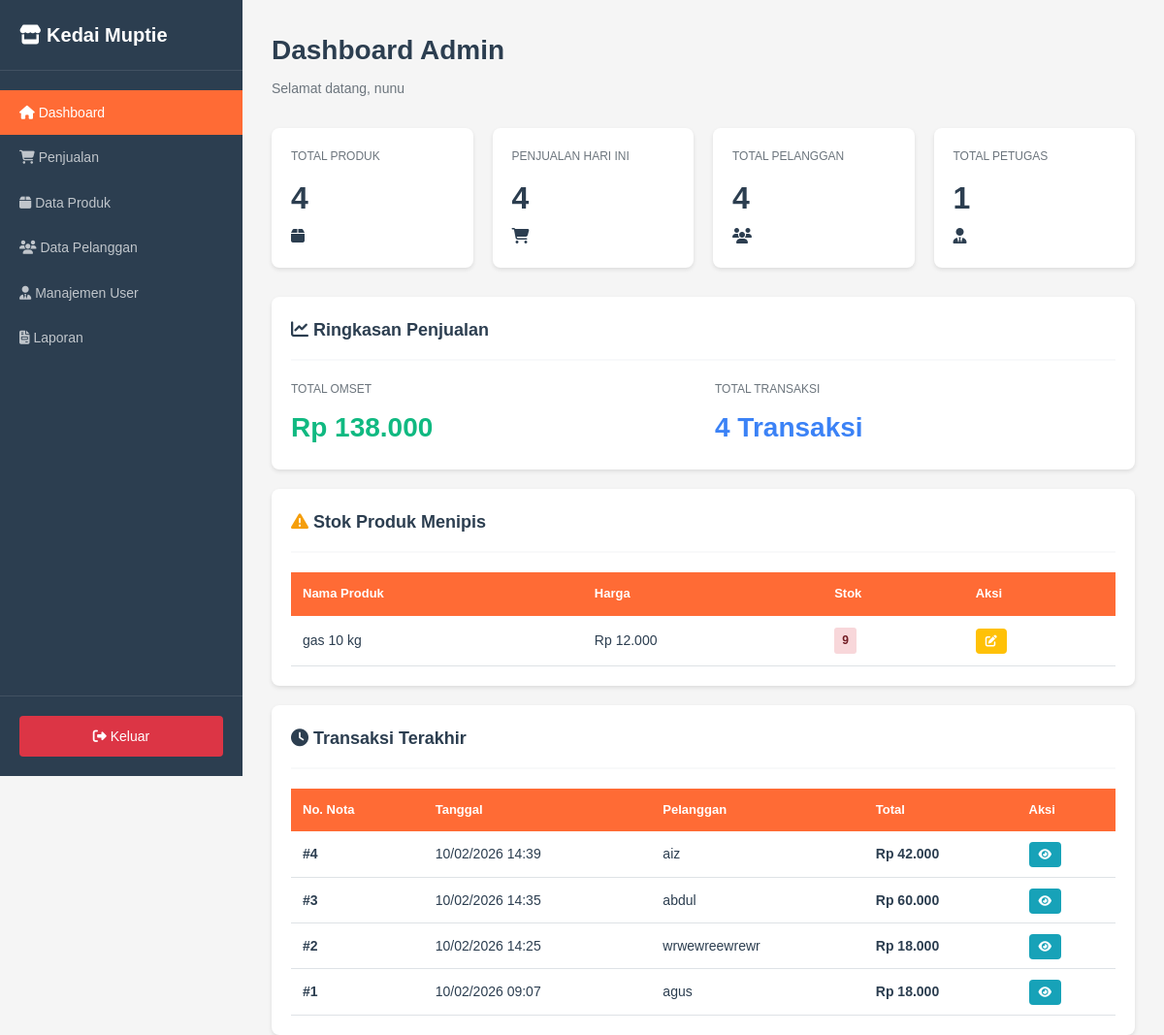
Page /kedaimupti/admin/dashboard/ (signed in) on the committed database.
### tables this page shows
CREATE TABLE `produk` (
  `ProdukID` int(11) NOT NULL,
  `NamaProduk` varchar(255) NOT NULL,
  `Harga` decimal(10,2) NOT NULL,
  `Stok` int(11) NOT NULL
);

CREATE TABLE `penjualan` (
  `PenjualanID` int(11) NOT NULL,
  `TanggalPenjualan` datetime NOT NULL DEFAULT current_timestamp(),
  `TotalHarga` decimal(10,2) NOT NULL,
  `PelangganID` int(11) NOT NULL
);

CREATE TABLE `pelanggan` (
  `PelangganID` int(11) NOT NULL,
  `NamaPelanggan` varchar(255) NOT NULL,
  `Alamat` text NOT NULL,
  `NomorTelepon` varchar(15) NOT NULL
);

### kedaimupti/includes/functions.php (called while the page is built, shortened)
<?php
function formatRupiah($angka) {
    return "Rp " . number_format($angka, 0, ',', '.');
}
?>

### kedaimupti/admin/dashboard/index.php (the view, shortened to what this page needs)
<?php
require_once '../../config/database.php';
require_once '../../includes/functions.php';
$total_produk = mysqli_fetch_assoc(mysqli_query($conn, "SELECT COUNT(*) as total FROM produk"))['total'];
$total_pelanggan = mysqli_fetch_assoc(mysqli_query($conn, "SELECT COUNT(*) as total FROM pelanggan"))['total'];
$total_petugas = mysqli_fetch_assoc(mysqli_query($conn, "SELECT COUNT(*) as total FROM user WHERE Role = 'petugas'"))['total'];
$today = date('Y-m-d');
$penjualan_hari_ini = mysqli_fetch_assoc(mysqli_query($conn,
    "SELECT COUNT(*) as total FROM penjualan WHERE DATE(TanggalPenjualan) = '$today'"))['total'];
$total_omset = mysqli_fetch_assoc(mysqli_query($conn,
    "SELECT SUM(TotalHarga) as total FROM penjualan"))['total'] ?? 0;
$total_transaksi = mysqli_fetch_assoc(mysqli_query($conn,
    "SELECT COUNT(*) as total FROM penjualan"))['total'];
$produk_stok_menipis = mysqli_query($conn,
    "SELECT * FROM produk WHERE Stok < 10 ORDER BY Stok ASC LIMIT 5");
$transaksi_terakhir = mysqli_query($conn,
    "SELECT p.*, pel.NamaPelanggan
     FROM penjualan p
     LEFT JOIN pelanggan pel ON p.PelangganID = pel.PelangganID
     ORDER BY p.TanggalPenjualan DESC
     LIMIT 10");
?>
<!DOCTYPE html>
<html lang="id">
<head>
    <link rel="stylesheet" href="../../assets/css/style.css">
    <link rel="stylesheet" href="https://cdnjs.cloudflare.com/ajax/libs/font-awesome/6.4.0/css/all.min.css">
</head>
<body>
    <div class="dashboard-wrapper">
        <aside class="sidebar">
            <div class="sidebar-header">
                <div class="sidebar-brand">
                    <i class="fas fa-store"></i>
                    <span>Kedai Muptie</span>
                </div>
            </div>
            <nav class="sidebar-menu">
                <a href="/kedaimupti/admin/dashboard/" class="menu-item active">
                    <i class="fas fa-home"></i>
                    <span>Dashboard</span>
                </a>
                <a href="/kedaimupti/admin/penjualan/" class="menu-item">
                    <i class="fas fa-shopping-cart"></i>
                    <span>Penjualan</span>
                </a>
                <a href="/kedaimupti/admin/produk/" class="menu-item">
                    <i class="fas fa-box"></i>
                    <span>Data Produk</span>
                </a>
                <a href="/kedaimupti/admin/pelanggan/" class="menu-item">
                    <i class="fas fa-users"></i>
                    <span>Data Pelanggan</span>
                </a>
                <a href="/kedaimupti/admin/petugas/" class="menu-item">
                    <i class="fas fa-user-tie"></i>
                    <span>Manajemen User</span>
                </a>
                <a href="/kedaimupti/admin/laporan/" class="menu-item">
                    <i class="fas fa-file-invoice"></i>
                    <span>Laporan</span>
                </a>
            </nav>
            <div class="sidebar-footer">
                <a href="/kedaimupti/auth/logout.php" class="logout-btn">
                    <i class="fas fa-sign-out-alt"></i>
                    <span>Keluar</span>
                </a>
            </div>
        </aside>
        <main class="main-content">
            <div class="content-header">
                <h1 class="page-title">Dashboard Admin</h1>
                <p class="page-subtitle">Selamat datang, <?= $_SESSION['username'] ?></p>
            </div>
            <div class="stats-grid">
                <div class="stat-card">
                    <div class="stat-card-header">
                        <div>
                            <div class="stat-label">Total Produk</div>
                            <div class="stat-value"><?= $total_produk ?></div>
                        </div>
                        <div class="stat-card-icon blue">
                            <i class="fas fa-box"></i>
                        </div>
                    </div>
                </div>
                <div class="stat-card">
                    <div class="stat-card-header">
                        <div>
                            <div class="stat-label">Penjualan Hari Ini</div>
                            <div class="stat-value"><?= $penjualan_hari_ini ?></div>
                        </div>
                        <div class="stat-card-icon green">
                            <i class="fas fa-shopping-cart"></i>
                        </div>
                    </div>
                </div>
                <div class="stat-card">
                    <div class="stat-card-header">
                        <div>
                            <div class="stat-label">Total Pelanggan</div>
                            <div class="stat-value"><?= $total_pelanggan ?></div>
                        </div>
                        <div class="stat-card-icon yellow">
                            <i class="fas fa-users"></i>
                        </div>
                    </div>
                </div>
                <div class="stat-card">
                    <div class="stat-card-header">
                        <div>
                            <div class="stat-label">Total Petugas</div>
                            <div class="stat-value"><?= $total_petugas ?></div>
                        </div>
                        <div class="stat-card-icon red">
                            <i class="fas fa-user-tie"></i>
                        </div>
                    </div>
                </div>
            </div>
            <div class="content-card mb-3">
                <div class="card-header">
                    <h3 class="card-title">
                        <i class="fas fa-chart-line"></i>
                        Ringkasan Penjualan
                    </h3>
                </div>
                <div style="display: grid; grid-template-columns: repeat(auto-fit, minmax(200px, 1fr)); gap: 24px;">
                    <div>
                        <div class="stat-label">Total Omset</div>
                        <div style="font-size: 28px; font-weight: 700; color: #10b981; margin-top: 8px;">
                            <?= formatRupiah($total_omset) ?>
                        </div>
                    </div>
                    <div>
                        <div class="stat-label">Total Transaksi</div>
                        <div style="font-size: 28px; font-weight: 700; color: #3b82f6; margin-top: 8px;">
                            <?= $total_transaksi ?> Transaksi
                        </div>
                    </div>
                </div>
            </div>
            <?php if (mysqli_num_rows($produk_stok_menipis) > 0): ?>
            <div class="content-card mb-3">
                <div class="card-header">
                    <h3 class="card-title">
                        <i class="fas fa-exclamation-triangle" style="color: #f59e0b;"></i>
                        Stok Produk Menipis
                    </h3>
                </div>
                <div class="table-responsive">
                    <table>
                        <thead>
                            <tr>
                                <th>Nama Produk</th>
                                <th>Harga</th>
                                <th>Stok</th>
                                <th>Aksi</th>
                            </tr>
                        </thead>
                        <tbody>
                            <?php while ($produk = mysqli_fetch_assoc($produk_stok_menipis)): ?>
                            <tr>
                                <td><?= $produk['NamaProduk'] ?></td>
                                <td><?= formatRupiah($produk['Harga']) ?></td>
                                <td>
                                    <span class="badge badge-danger"><?= $produk['Stok'] ?></span>
                                </td>
                                <td>
                                    <a href="/kedaimupti/admin/produk/edit.php?id=<?= $produk['ProdukID'] ?>"
                                       class="btn-icon btn-warning">
                                        <i class="fas fa-edit"></i>
                                    </a>
                                </td>
                            </tr>
                            <?php endwhile; ?>
                        </tbody>
                    </table>
                </div>
            </div>
            <?php endif; ?>
            <div class="content-card">
                <div class="card-header">
                    <h3 class="card-title">
                        <i class="fas fa-clock"></i>
                        Transaksi Terakhir
                    </h3>
                </div>
                <div class="table-responsive">
                    <table>
                        <thead>
                            <tr>
                                <th>No. Nota</th>
                                <th>Tanggal</th>
                                <th>Pelanggan</th>
                                <th>Total</th>
                                <th>Aksi</th>
                            </tr>
                        </thead>
                        <tbody>
                            <?php while ($transaksi = mysqli_fetch_assoc($transaksi_terakhir)): ?>
                            <tr>
                                <td><strong>#<?= $transaksi['PenjualanID'] ?></strong></td>
                                <td><?= date('d/m/Y H:i', strtotime($transaksi['TanggalPenjualan'])) ?></td>
                                <td><?= $transaksi['NamaPelanggan'] ?? 'Umum' ?></td>
                                <td><strong><?= formatRupiah($transaksi['TotalHarga']) ?></strong></td>
                                <td>
                                    <a href="/kedaimupti/admin/penjualan/detail.php?id=<?= $transaksi['PenjualanID'] ?>"
                                       class="btn-icon btn-info">
                                        <i class="fas fa-eye"></i>
                                    </a>
                                </td>
                            </tr>
                            <?php endwhile; ?>
                        </tbody>
                    </table>
                </div>
            </div>
        </main>
    </div>
</body>
</html>

### kedaimupti/assets/css/style.css (style rules this page uses)
* { margin: 0; padding: 0; box-sizing: border-box; }
:root { --primary: #ff6b35; --primary-dark: #e85a2a; --secondary: #28a745; --secondary-dark: #218838; --danger: #dc3545; --warning: #ffc107; --info: #17a2b8; --dark: #2c3e50; --light: #f8f9fa; --white: #ffffff; --gray: #6c757d; --border: #dee2e6; }
body { font-family: Arial, sans-serif; background: #f5f5f5; min-height: 100vh; color: var(--dark); line-height: 1.6; }
.btn-warning { background: var(--warning); color: var(--dark); }
.btn-info { background: var(--info); color: var(--white); }
.btn-icon { padding: 6px 10px; border-radius: 4px; border: none; cursor: pointer; font-size: 12px; color: white; }
.dashboard-wrapper { display: flex; min-height: 100vh; height: 100vh; }
.sidebar { width: 250px; background: var(--dark); color: white; position: fixed; height: 100vh; overflow-y: auto; }
.sidebar-header { padding: 20px; border-bottom: 1px solid rgba(255,255,255,0.1); }
.sidebar-brand { font-size: 20px; font-weight: bold; color: white; }
.sidebar-menu { padding: 20px 0; }
.menu-item { display: block; padding: 12px 20px; color: rgba(255,255,255,0.7); text-decoration: none; font-size: 14px; }
.menu-item.active { background: var(--primary); color: white; }
.sidebar-footer { position: absolute; bottom: 0; width: 100%; padding: 20px; border-top: 1px solid rgba(255,255,255,0.1); }
.logout-btn { display: block; padding: 10px; background: var(--danger); color: white; text-align: center; text-decoration: none; border-radius: 4px; font-size: 14px; }
.main-content { margin-left: 250px; flex: 1; padding: 30px; background: #f5f5f5; min-height: 100vh; }
.content-header { margin-bottom: 30px; }
.page-title { font-size: 28px; color: var(--dark); margin-bottom: 5px; }
.page-subtitle { color: var(--gray); font-size: 14px; }
.stats-grid { display: grid; grid-template-columns: repeat(auto-fit, minmax(200px, 1fr)); gap: 20px; margin-bottom: 30px; }
.stat-card { background: white; padding: 20px; border-radius: 8px; box-shadow: 0 2px 4px rgba(0,0,0,0.1); }
.stat-label { font-size: 12px; color: var(--gray); text-transform: uppercase; margin-bottom: 8px; }
.stat-value { font-size: 32px; font-weight: bold; color: var(--dark); }
.content-card { background: white; border-radius: 8px; padding: 20px; box-shadow: 0 2px 4px rgba(0,0,0,0.1); margin-bottom: 20px; }
.card-header { display: flex; justify-content: space-between; align-items: center; margin-bottom: 20px; padding-bottom: 15px; border-bottom: 2px solid var(--light); }
.card-title { font-size: 18px; font-weight: bold; color: var(--dark); }
.table-responsive { overflow-x: auto; }
table { width: 100%; border-collapse: collapse; }
thead { background: var(--primary); color: white; }
thead th { padding: 12px; text-align: left; font-size: 13px; font-weight: bold; }
tbody tr { border-bottom: 1px solid var(--border); }
tbody td { padding: 12px; font-size: 14px; }
.badge { display: inline-block; padding: 4px 8px; border-radius: 3px; font-size: 12px; font-weight: bold; }
.badge-danger { background: #f8d7da; color: #721c24; }

### rows in the picture
produk: NamaProduk "gas 10 kg", Harga "Rp 12.000", Stok "9"
penjualan: PenjualanID "4", TanggalPenjualan "10/02/2026 14:39", PelangganID.NamaPelanggan "aiz", TotalHarga "Rp 42.000"
penjualan: PenjualanID "3", TanggalPenjualan "10/02/2026 14:35", PelangganID.NamaPelanggan "abdul", TotalHarga "Rp 60.000"
penjualan: PenjualanID "2", TanggalPenjualan "10/02/2026 14:25", PelangganID.NamaPelanggan "wrwewreewrewr", TotalHarga "Rp 18.000"
penjualan: PenjualanID "1", TanggalPenjualan "10/02/2026 09:07", PelangganID.NamaPelanggan "agus", TotalHarga "Rp 18.000"

### other values in the picture
$_SESSION['username'] "nunu"
$total_produk "4"
$penjualan_hari_ini "4"
$total_pelanggan "4"
$total_petugas "1"
formatRupiah($total_omset) "Rp 138.000"
$total_transaksi "4"
